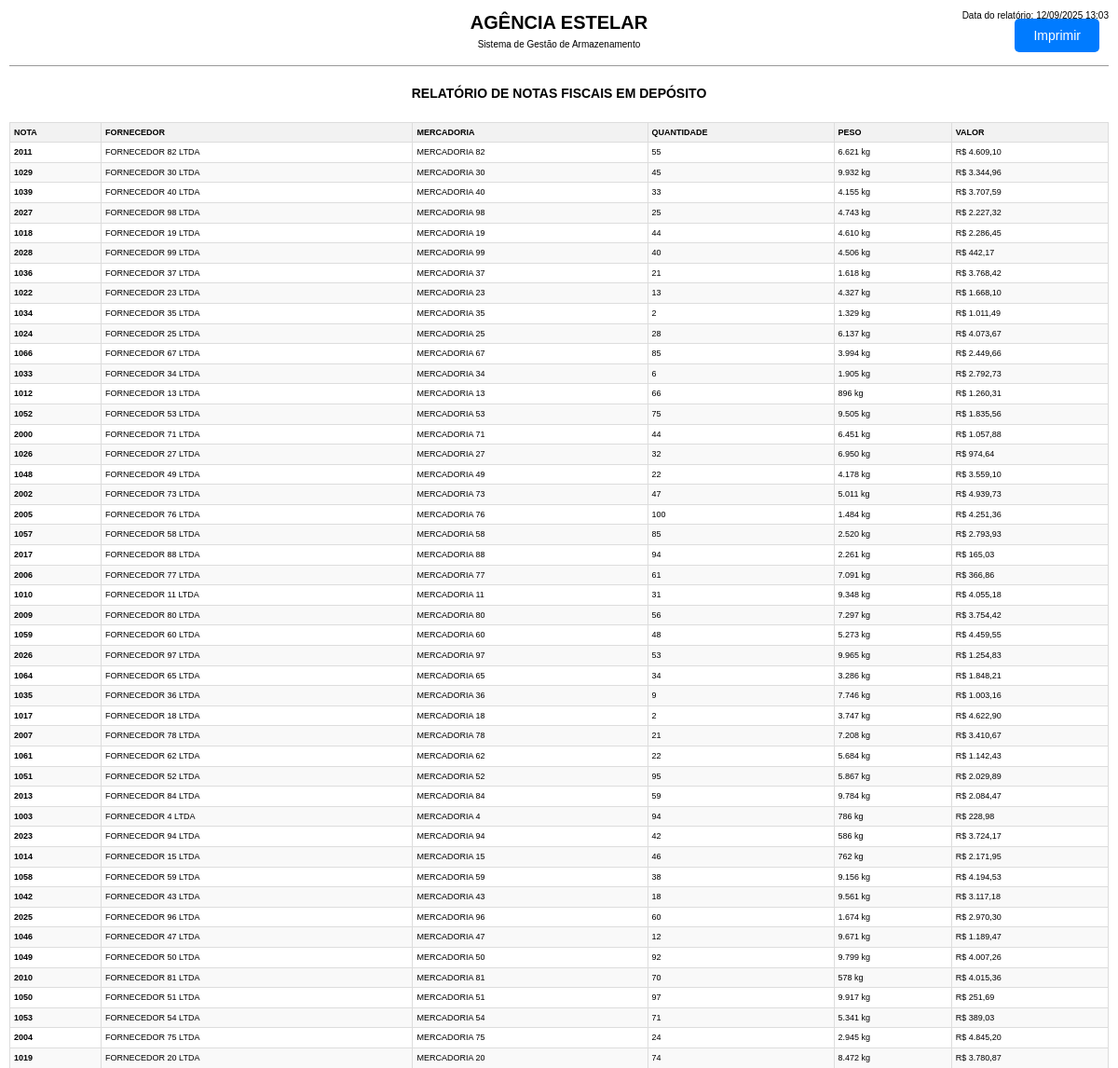
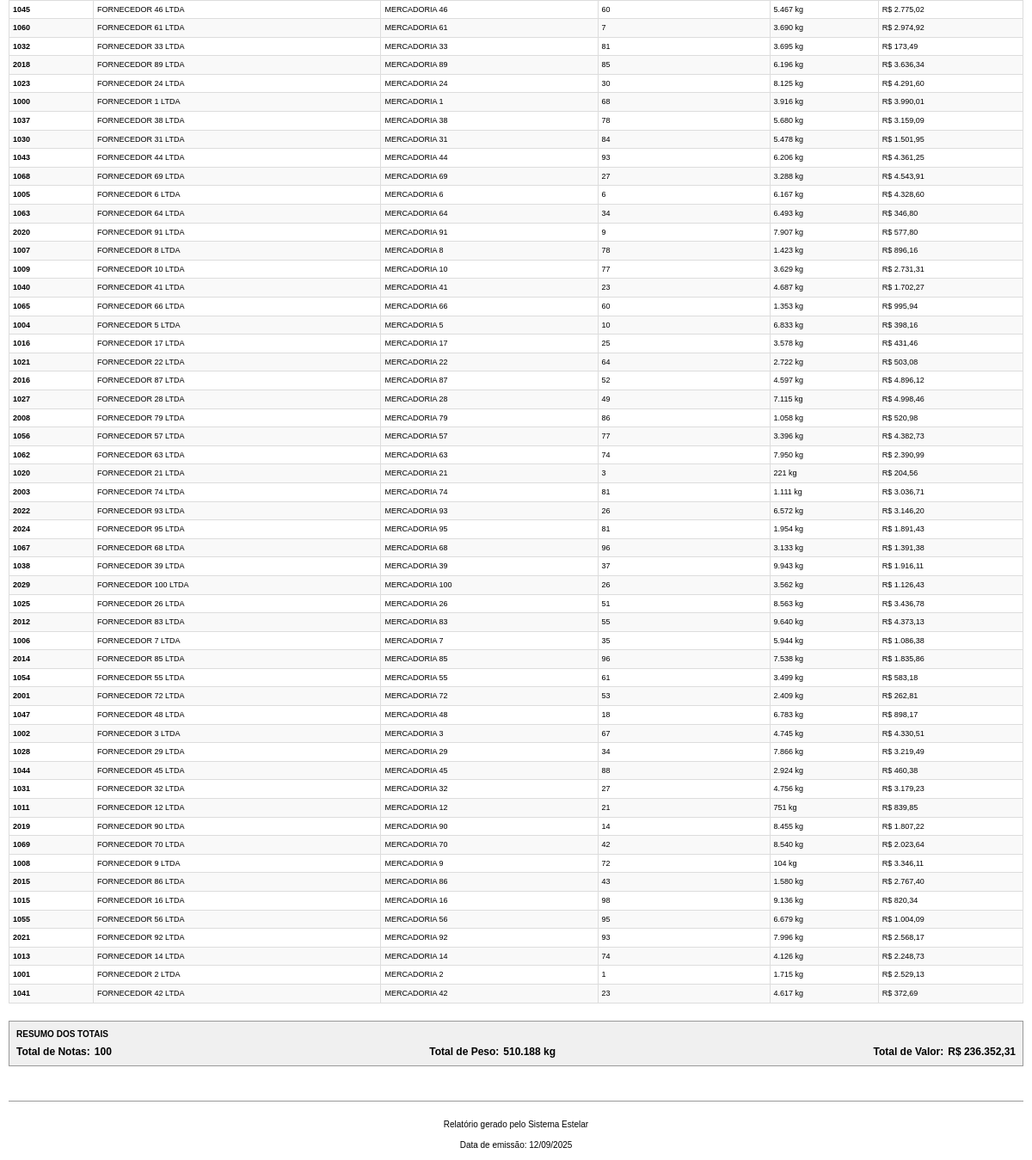
Page /notas/minhas-notas/imprimir-relatorio-deposito/ (signed in) on the earlier database version (2 pictures, top to bottom).
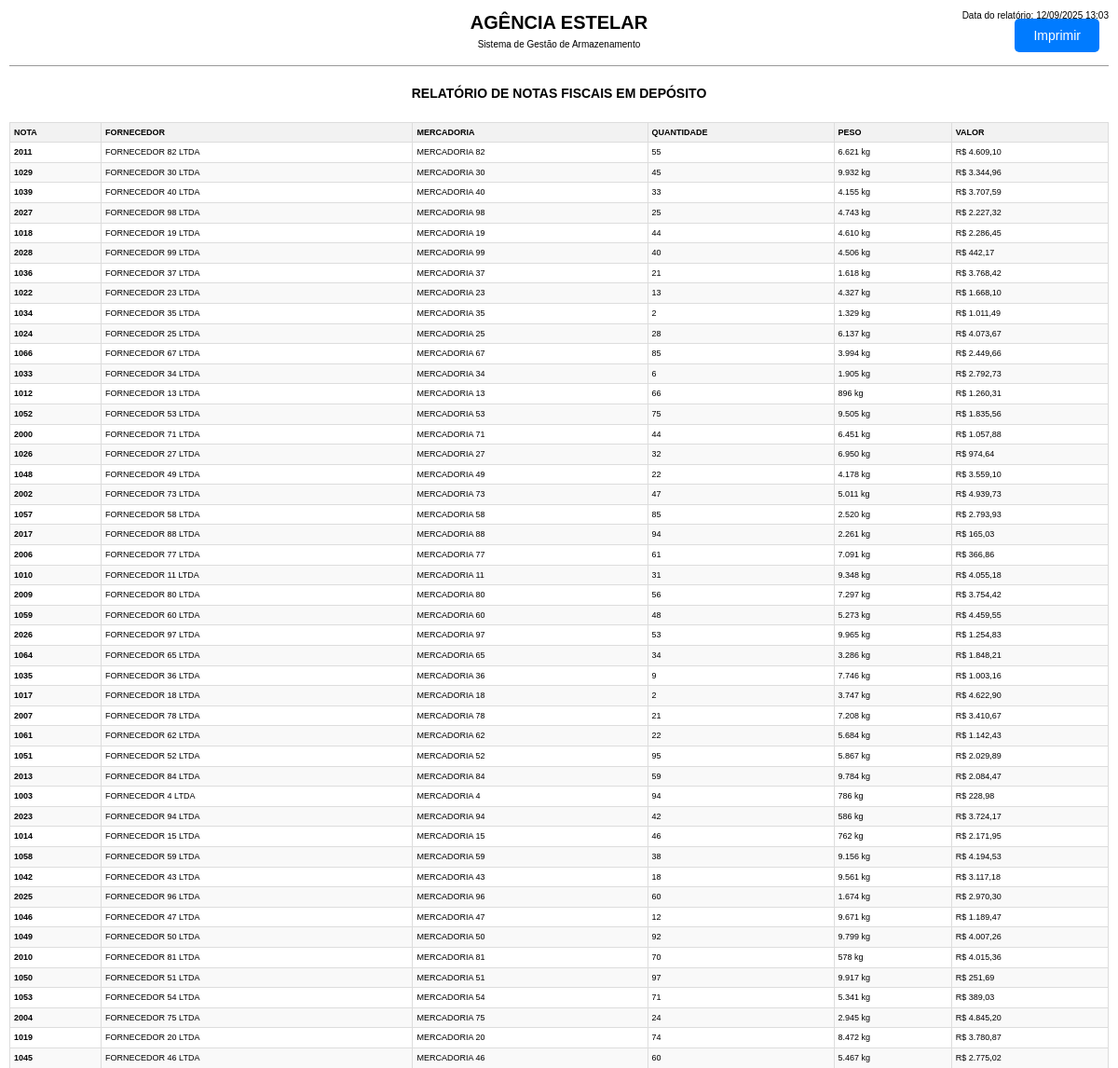
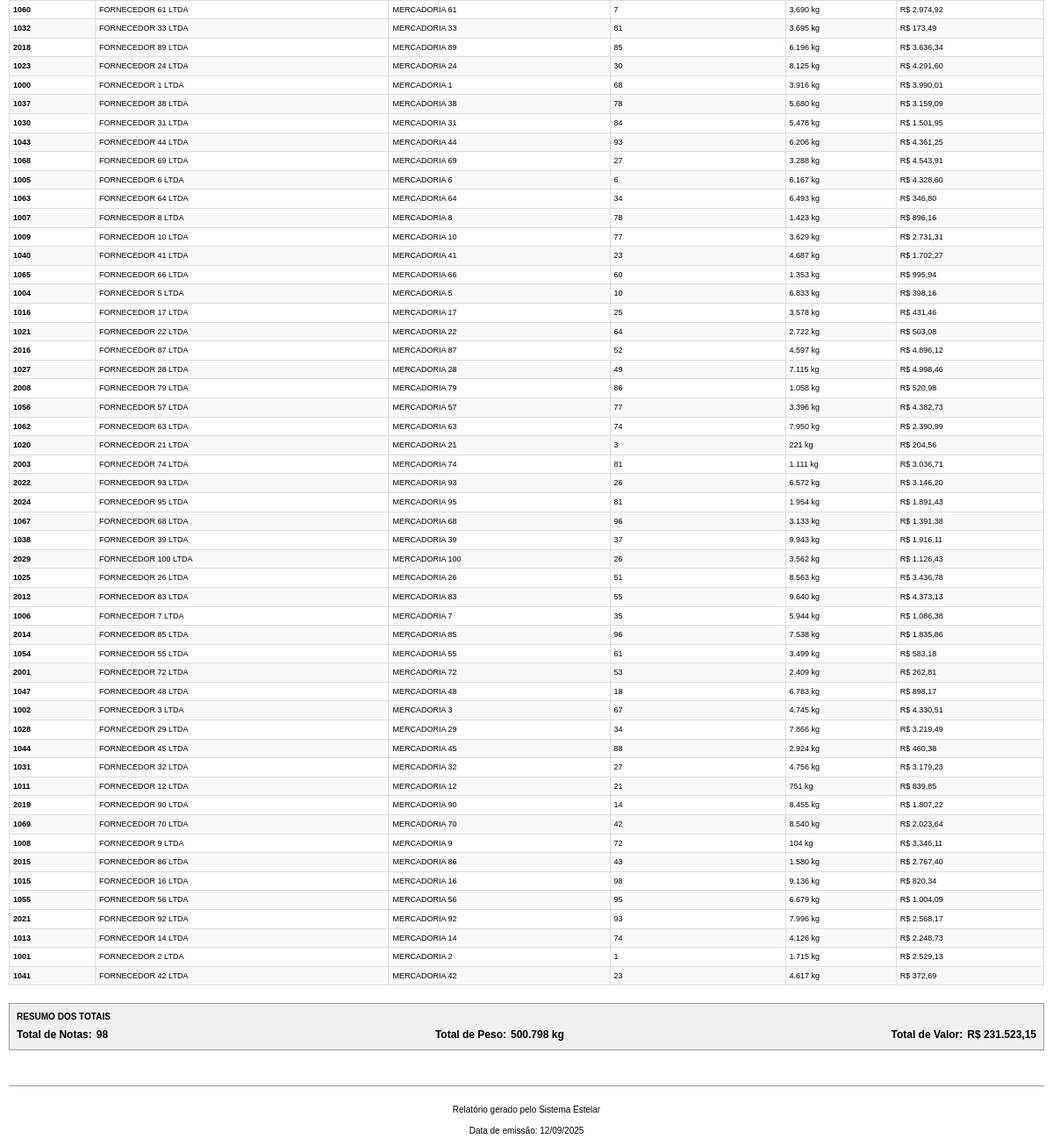
Same page on the later database version (2 pictures, top to bottom).
### notas/models.py (models this page shows, shortened)
class UpperCaseMixin:
    def save(self, *args, **kwargs):
        for field in self._meta.fields:
            if hasattr(field, 'max_length') and hasattr(self, field.name):
                value = getattr(self, field.name)
                if value and isinstance(value, str):
                    exclude_fields = [
                        'email', 'password', 'username', 'cpf', 'cnpj',
                        'cnh', 'chassi', 'renavam', 'placa', 'cep',
                        'telefone', 'rntrc', 'numero_consulta', 'tipo_usuario',
                        'status'  # Adicionado para não converter status para maiúsculo
                    ]
                    if field.name not in exclude_fields:
                        setattr(self, field.name, value.upper())
        super().save(*args, **kwargs)

class NotaFiscal(UpperCaseMixin, models.Model):
    cliente = models.ForeignKey(Cliente, on_delete=models.PROTECT, related_name='notas_fiscais', verbose_name="Cliente")
    nota = models.CharField(max_length=50, verbose_name="Número da Nota")
    data = models.DateField(verbose_name="Data de Emissão") # Nome 'data' mantido, era o que o Django esperava
    fornecedor = models.CharField(max_length=200, verbose_name="Fornecedor")
    mercadoria = models.CharField(max_length=200, verbose_name="Mercadoria")
    quantidade = models.DecimalField(max_digits=10, decimal_places=2, verbose_name="Quantidade")
    peso = models.DecimalField(max_digits=10, decimal_places=2, verbose_name="Peso (kg)")
    valor = models.DecimalField(max_digits=10, decimal_places=2, verbose_name="Valor (R$)")
    STATUS_NF_CHOICES = [ # Renomeado para evitar conflito com Cliente.STATUS_CHOICES
        ('Depósito', 'Depósito'),
        ('Enviada', 'Enviada'),
    ]
    status = models.CharField(max_length=20, default='Depósito', choices=STATUS_NF_CHOICES, verbose_name="Status da NF")
    LOCAL_CHOICES = [
        ('1', 'Galpão 1'),
        ('2', 'Galpão 2'),
        ('3', 'Galpão 3'),
        ('4', 'Galpão 4'),
        ('5', 'Galpão 5'),
    ]
    local = models.CharField(max_length=10, choices=LOCAL_CHOICES, blank=True, null=True, verbose_name="Local")
    romaneios = models.ManyToManyField(
        'RomaneioViagem',
        related_name='notas_vinculadas', # Related_name para evitar conflito
        blank=True,
        verbose_name="Romaneios Vinculados"
    )
    class Meta:
        verbose_name = "Nota Fiscal"
        verbose_name_plural = "Notas Fiscais"
        ordering = ['-data', 'nota']
        constraints = [
            UniqueConstraint(fields=['nota', 'cliente', 'mercadoria', 'quantidade', 'peso'],
                             name='unique_nota_fiscal_por_campos_chave')
        ]

### notas/views.py (the view)
# urls.py: path('minhas-notas/imprimir-relatorio-deposito/', views.imprimir_relatorio_deposito, name='imprimir_relatorio_deposito'),
@login_required
@user_passes_test(is_cliente)
def imprimir_relatorio_deposito(request):
    if request.user.tipo_usuario == 'cliente' and request.user.cliente:
        notas_fiscais = NotaFiscal.objects.filter(
            cliente=request.user.cliente,
            status='Depósito'
        ).order_by('data')
    else:
        notas_fiscais = NotaFiscal.objects.filter(status='Depósito').order_by('data')
    total_peso = sum(nota.peso for nota in notas_fiscais)
    total_valor = sum(nota.valor for nota in notas_fiscais)
    return render(request, 'notas/auth/imprimir_relatorio_deposito.html', {
        'notas_fiscais': notas_fiscais,
        'total_peso': total_peso,
        'total_valor': total_valor,
        'cliente': request.user.cliente if request.user.cliente else None
    })

### notas/templatetags/format_filters.py (called while the page is built)
@register.filter
def format_brazilian_currency(value):
    if value is None:
        return ''
    try:
        locale.setlocale(locale.LC_ALL, 'pt_BR.UTF-8')
    except locale.Error:
        pass
    try:
        float_value = float(value)
        if float_value == 0:
            return 'R$ 0,00'
        formatted = f"{float_value:,.2f}".replace(',', 'X').replace('.', ',').replace('X', '.')
        return f"R$ {formatted}"
    except (ValueError, TypeError):
        return str(value)

@register.filter
def format_brazilian_number(value, decimal_places=0):
    if value is None:
        return ''
    try:
        locale.setlocale(locale.LC_ALL, 'pt_BR.UTF-8')
    except locale.Error:
        pass
    try:
        float_value = float(value)
        if float_value == 0:
            return '0'
        if decimal_places == 0:
            formatted = f"{float_value:,.0f}".replace(',', 'X').replace('.', ',').replace('X', '.')
        else:
            formatted = f"{float_value:,.{decimal_places}f}".replace(',', 'X').replace('.', ',').replace('X', '.')
        return formatted
    except (ValueError, TypeError):
        return str(value)

@register.filter
def format_brazilian_weight(value):
    if value is None:
        return ''
    formatted_number = format_brazilian_number(value, 0)
    return f"{formatted_number} kg"

@register.filter
def format_brazilian_quantity(value):
    return format_brazilian_number(value, 0)

### notas/views.py (called while the page is built)
def is_cliente(user):
    return user.is_authenticated and user.tipo_usuario in ['admin', 'funcionario', 'cliente']

### notas/templates/notas/auth/imprimir_relatorio_deposito.html (shortened to what this page needs)
{% load format_filters %}
<!DOCTYPE html>
<html lang="pt-BR">
<head>
</head>
<body>
    <button class="print-button no-print" onclick="window.print()">
         Imprimir
    </button>
    <div class="date-info">
        Data do relatório: {% now "d/m/Y H:i" %}
    </div>
    <div class="header">
        <h1>AGÊNCIA ESTELAR</h1>
        <p>Sistema de Gestão de Armazenamento</p>
    </div>
    <div class="report-title">
        RELATÓRIO DE NOTAS FISCAIS EM DEPÓSITO
    </div>
    {% if notas_fiscais %}
    <table class="table">
        <thead>
            <tr>
                <th>NOTA</th>
                <th>FORNECEDOR</th>
                <th>MERCADORIA</th>
                <th>QUANTIDADE</th>
                <th>PESO</th>
                <th>VALOR</th>
            </tr>
        </thead>
        <tbody>
            {% for nota in notas_fiscais %}
            <tr>
                <td><strong>{{ nota.nota }}</strong></td>
                <td>{{ nota.fornecedor }}</td>
                <td>{{ nota.mercadoria }}</td>
                <td>{{ nota.quantidade|format_brazilian_quantity }}</td>
                <td>{{ nota.peso|format_brazilian_weight }}</td>
                <td>{{ nota.valor|format_brazilian_currency }}</td>
            </tr>
            {% endfor %}
        </tbody>
    </table>
    <div class="totals">
        <h4>RESUMO DOS TOTAIS</h4>
        <div class="totals-inline">
            <div class="total-item">
                <span class="total-label">Total de Notas:</span>
                <span class="total-value">{{ notas_fiscais.count }}</span>
            </div>
            <div class="total-item">
                <span class="total-label">Total de Peso:</span>
                <span class="total-value">{{ total_peso|format_brazilian_weight }}</span>
            </div>
            <div class="total-item">
                <span class="total-label">Total de Valor:</span>
                <span class="total-value">{{ total_valor|format_brazilian_currency }}</span>
            </div>
        </div>
    </div>
    {% else %}
    <div style="text-align: center; padding: 40px; color: #666;">
        <h3>Nenhuma nota fiscal em depósito encontrada.</h3>
    </div>
    {% endif %}
    <div class="footer">
        <p>Relatório gerado pelo Sistema Estelar</p>
        <p>Data de emissão: {% now "d/m/Y" %}</p>
    </div>
</body>
</html>

### notas/templates/notas/auth/imprimir_relatorio_deposito.html (style rules this page uses)
body { font-family: Arial, sans-serif; font-size: 12px; line-height: 1.4; margin: 10px; }
.header { text-align: center; margin-bottom: 18px; border-bottom: 1px solid #999; padding-bottom: 12px; }
.header h1 { margin: 0; font-size: 20px; font-weight: bold; color: #000; }
.header p { margin: 3px 0; font-size: 10px; color: #000; }
.report-title { text-align: center; margin: 20px 0; font-size: 14px; font-weight: bold; color: #000; }
.table { width: 100%; border-collapse: collapse; margin-bottom: 20px; }
.table th, .table td { border: 1px solid #ddd; padding: 4px; text-align: left; font-size: 9px; white-space: nowrap; }
.table th { background-color: #f2f2f2; font-weight: bold; }
.table tr:nth-child(even) { background-color: #f9f9f9; }
.totals { margin-top: 20px; padding: 8px; border: 1px solid #999; background-color: #f0f0f0; }
.totals h4 { margin: 0 0 5px 0; font-size: 10px; color: #000; }
.totals-inline { display: flex; justify-content: space-between; align-items: center; flex-wrap: wrap; gap: 10px; }
.total-item { display: flex; align-items: center; gap: 5px; }
.total-label { font-weight: bold; color: #000; }
.total-value { font-weight: bold; color: #000; }
.footer { margin-top: 40px; text-align: center; font-size: 10px; color: #000; border-top: 1px solid #999; padding-top: 10px; }
.date-info { position: absolute; top: 10px; right: 10px; font-size: 10px; color: #000; }
.print-button { position: fixed; top: 20px; right: 20px; background-color: #007bff; color: white; border: none; padding: 10px 20px; border-radius: 5px; cursor: pointer; font-size: 14px; }

Differences in the rows shown:
no longer on this page (row edited): NotaFiscal: nota "2005", fornecedor "FORNECEDOR 76 LTDA", mercadoria "MERCADORIA 76", quantidade "100", peso "1.484 kg", valor "R$ 4.251,36"
no longer on this page (row edited): NotaFiscal: nota "2020", fornecedor "FORNECEDOR 91 LTDA", mercadoria "MERCADORIA 91", quantidade "9", peso "7.907 kg", valor "R$ 577,80"
Other differences:
{{ notas_fiscais.count }}: "100" → "98"
{{ total_peso|format_brazilian_weight }}: "510.188 kg" → "500.798 kg"
{{ total_valor|format_brazilian_currency }}: "R$ 236.352,31" → "R$ 231.523,15"
